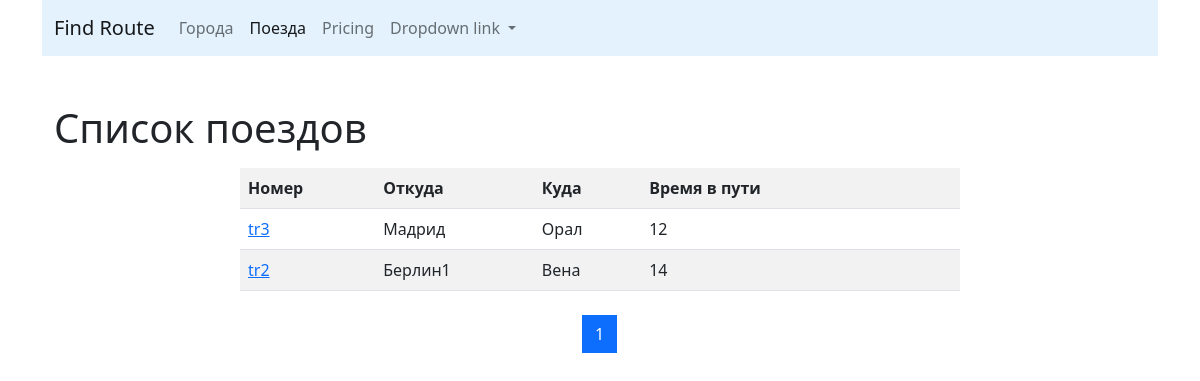
The app's page /trains/ with its own data.
### trains/models.py (models this page shows, shortened)
class Train(models.Model):
    name = models.CharField(max_length=50, unique=True, verbose_name='Номер поезда')
    travel_time = models.PositiveSmallIntegerField(verbose_name='Время пути')
    from_city = models.ForeignKey(City, on_delete=models.CASCADE,
                                  related_name='from_city_set',
                                  verbose_name='Из какого города'
                                  )
    to_city = models.ForeignKey(City, on_delete=models.CASCADE,
                                  related_name='to_city_set',
                                  verbose_name='В какой город'
                                  )
    class Meta:
        verbose_name = 'Поезд'
        verbose_name_plural = 'Поезда'
        ordering = ['travel_time']

### cities/models.py (models this page shows, shortened)
class City(models.Model):
    name = models.CharField(max_length=100, unique=True, verbose_name='Город')
    def __str__(self):
        return self.name
    class Meta:
        verbose_name = 'Город'
        verbose_name_plural = 'Города'
        ordering = ['name']

### trains/views.py (the view)
# urls.py: path('', TrainListView.as_view(), name='home'),
class TrainListView(ListView):
    paginate_by = 10
    model = Train
    template_name = 'trains/home.html'

### trains/templates/trains/home.html (shortened to what this page needs)
{% extends 'base.html' %}
{% block content %}
<h1>Список поездов</h1>
<div class="row ">
    <div class="col-md-8 mx-auto my-2">
        <table class="table table-striped">
            <tr>
                <th>Номер</th>
                <th>Откуда</th>
                <th>Куда</th>
                <th>Время в пути</th>
                <th>&nbsp;</th>
                <th>&nbsp;</th>
            </tr>
        {% for object in page_obj %}
            <tr>
                <td>
                    <a href="{% url 'trains:detail' pk=object.pk%}">{{object.name}}</a>
                </td>
                <td>{{object.from_city}}</td>
                <td>{{object.to_city}}</td>
                <td>{{object.travel_time}}</td>
                {% if user.is_authenticated%}
                <td>
                    <a href="{% url 'trains:update' pk=object.pk%}">
                        <button type="submit" class="btn btn-primary">Редактировать</button>
                    </a></td>
                <td>
                    <a href="{% url 'trains:delete' pk=object.pk%}">
                        <button type="submit" class="btn btn-danger">Удалить</button>
                    </a>
                </td>
                {% else %}
                <td>&nbsp;</td>
                <td>&nbsp;</td>
                {% endif %}
            </tr>
        {% endfor %}
        </table>
    </div>
</div>
<nav aria-label="Page navigation example">
  <ul class="pagination justify-content-center">
    {% for page in page_obj.paginator.page_range %}
        <li class="page-item {% if page == page_obj.number %} active {% endif %} ">
            <a class="page-link" href="?page={{page}}">
                {{ page }}
            </a>
        </li>
    {% endfor %}
  </ul>
</nav>
{% endblock %}

### records on screen
Train: name "tr3", from_city "Мадрид", to_city "Орал", travel_time "12"
Train: name "tr2", from_city "Берлин1", to_city "Вена", travel_time "14"

### other values on screen
{{ page }} "1"
